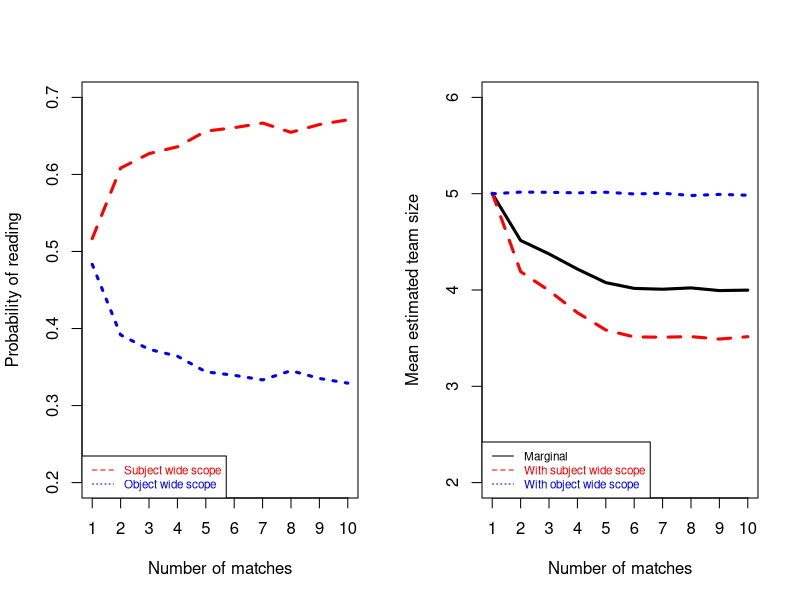

Source code (R):
some = function(v) return(mean(v) > 0) # check at least one T in vector of booleans

#sim = function(players.per.team, matches.played, n.sims) {
sim.no.condition = function(n.sims) {
  num.accepted = 0
  counts = c(s=0, o=0)
  while (num.accepted < n.sims) {
    reading = sample(c('s', 'o'), 1)
    num.players = 12
  players.per.team = sample(1:6, 1)
  matches.played = sample(1:6, 1)
# from 2 teams to as many teams as possible given team size constraints
    players.in.matches = sapply(1:matches.played, FUN=function(i){return(sample(1:num.players, 2*players.per.team, replace=F))})
  sws.true = length(unique(as.vector(players.in.matches))) == num.players
  #  sws.true = length(unique(as.vector(players.in.matches))) > (num.players/2)

  ows.true = some(apply(players.in.matches, FUN=function(v){return(length(v) == num.players)}, MARGIN=2))
  #  ows.true = some(apply(players.in.matches, FUN=function(v){return(length(v) > num.players/2)}, MARGIN=2))
    if (reading == 's' && sws.true) {
      num.accepted = num.accepted + 1
      counts[1] = counts[1] + 1
    }
    if (reading == 'o' && ows.true) {
      num.accepted = num.accepted + 1
      counts[2] = counts[2] + 1
    }
  }
  return(counts)
}

no.condition = sim.no.condition(1000)

sim.fixing.n.matches = function(n.sims) {
  results = matrix(NA, nrow=(n.sims*10), ncol=3)
  rownames(results) = paste('sim', 1:(n.sims*10), sep='')
  colnames(results) = c('Reading', 'team.size', 'matches.played')
  for (matches.played in 1:10) {
    counter = (matches.played - 1) * n.sims
    num.accepted = 0
    while (num.accepted < n.sims) {
      reading = sample(c('s', 'o'), 1)
      num.players = 12
      players.per.team = sample(1:6, 1)
    # from 2 teams to as many teams as possible given team size constraints
      players.in.matches = sapply(1:matches.played, FUN=function(i){return(sample(1:num.players, 2*players.per.team, replace=F))})
    #  sws.true = length(unique(as.vector(players.in.matches))) == num.players
      sws.true = length(unique(as.vector(players.in.matches))) > (num.players/2)
    
    #  ows.true = some(apply(players.in.matches, FUN=function(v){return(length(v) == num.players)}, MARGIN=2))
      ows.true = some(apply(players.in.matches, FUN=function(v){return(length(v) > num.players/2)}, MARGIN=2))
      if (reading == 's' && sws.true) {
        num.accepted = num.accepted + 1
        results[counter + num.accepted,] = c('s', players.per.team, matches.played)
      }
      if (reading == 'o' && ows.true) {
        num.accepted = num.accepted + 1
        results[counter + num.accepted,] = c('o', players.per.team, matches.played)
      }
    }
  }
  results[,2] = as.numeric(results[,2])
  results[,3] = as.numeric(results[,3])
  return(results)
}

varying.matches = sim.fixing.n.matches(10000)
subj = rep(NA, 10)
obj = rep(NA, 10)
team.size = rep(NA, 10)
sws.team.size = rep(NA, 10)
ows.team.size = rep(NA, 10)
par(mfrow=c(1,2))
for (i in 1:10) {
  subj[i] = length(which(varying.matches[,1] == 's' & varying.matches[,3] == i))/length(which(varying.matches[,3] == i))
  obj[i] = length(which(varying.matches[,1] == 'o' & varying.matches[,3] == i))/length(which(varying.matches[,3] == i))
  team.size[i] = mean(as.numeric(varying.matches[which(varying.matches[,3]==i),2]))
  sws.team.size[i] = mean(as.numeric(varying.matches[which(varying.matches[,3]==i & varying.matches[,1]=='s'),2]))
  ows.team.size[i] = mean(as.numeric(varying.matches[which(varying.matches[,3]==i & varying.matches[,1]=='o'),2]))
}
par(mfrow=c(1,2))
plot(subj, type='l', col='red', ylim=c(.2,.7), xlab="Number of matches", ylab="Probability of reading", lwd=3, xaxt='n', lty=2)
axis(1, 1:10)
lines(obj, type='l', col='blue', lty=3, lwd=3)
legend('bottomleft', c("Subject wide scope", "Object wide scope"), text.col=c('red', 'blue'), lty=c(2,3), col=c('red', 'blue'), cex=.7)

plot(team.size, xaxt='n', col='black', ylim=c(2,6), xlab="Number of matches", ylab="Mean estimated team size", type='l', lwd=3)
axis(1, 1:10)
lines(sws.team.size, col='red', lty=2, lwd=3)
lines(ows.team.size, col='blue', lty=3, lwd=3)
legend('bottomleft', c("Marginal", "With subject wide scope", "With object wide scope"), text.col=c('black', 'red', 'blue'), lty=c(1,2,3), col=c('black', 'red', 'blue'), cex=.7)






